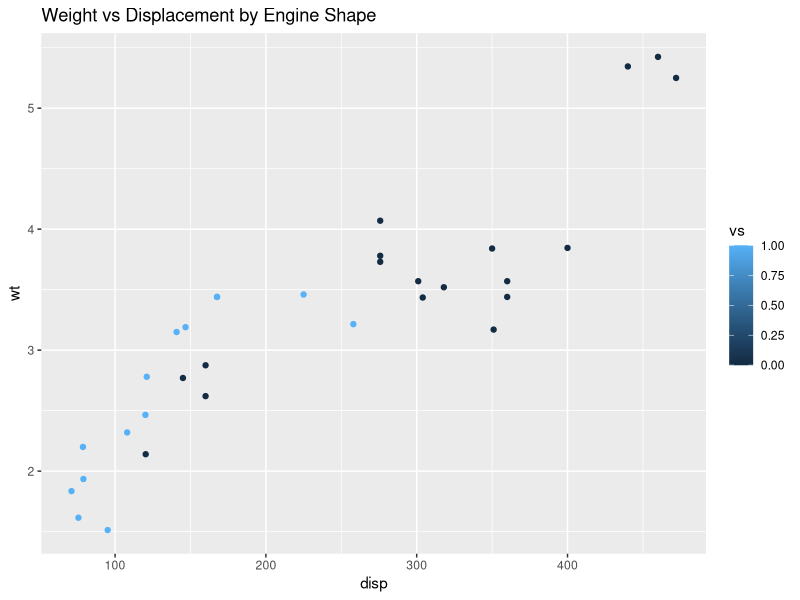
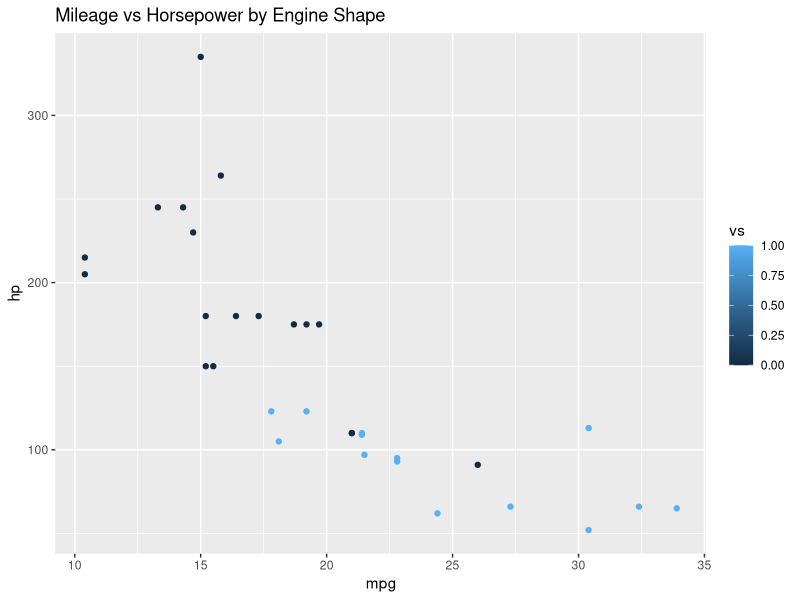
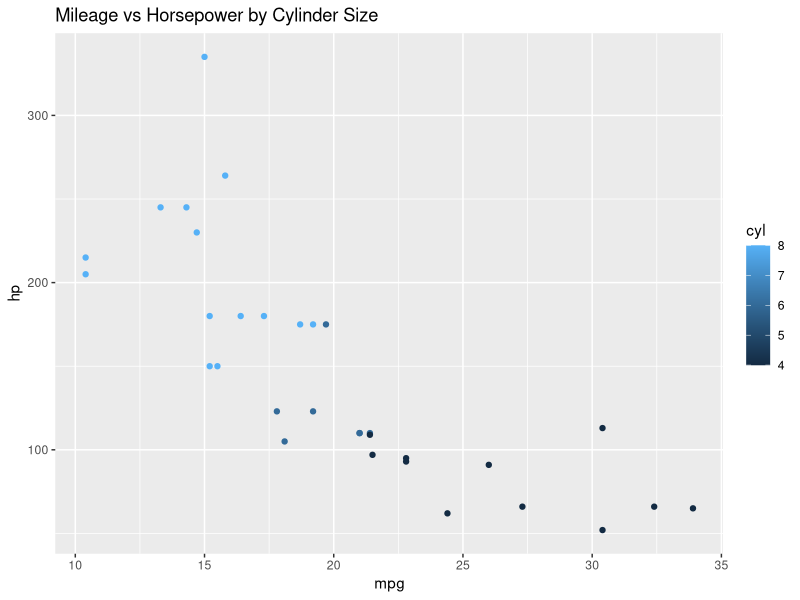
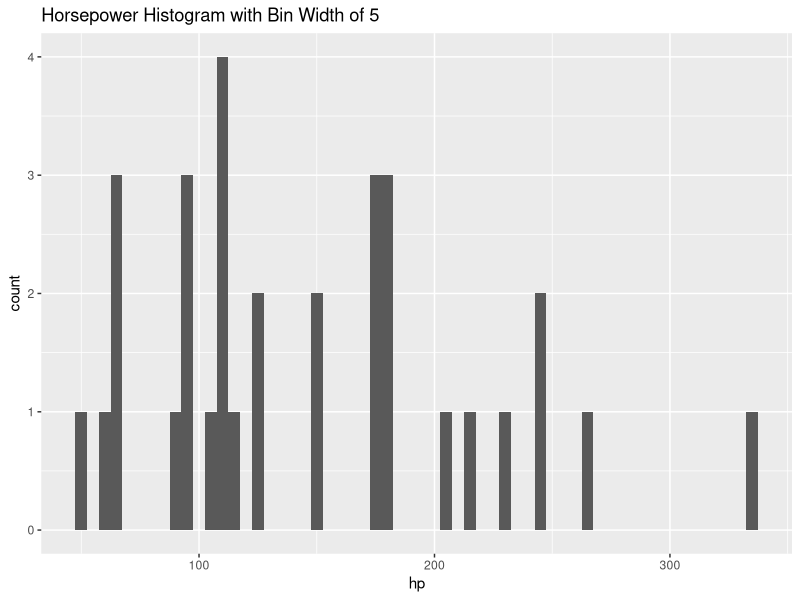

These figures' R source, in order:
library(ggplot2)
data=mtcars

# (i) weight vs displacement scatter plot factor by Engine Shape
ggplot (data, aes(x=disp, y=wt, color=vs)) + 
  geom_point() + ggtitle("Weight vs Displacement by Engine Shape")

# (ii) horsepower vs mileage scatter plot factor by Engine Shape
ggplot(data, aes(x=mpg, y=hp, color=vs)) + 
  geom_point() + ggtitle("Mileage vs Horsepower by Engine Shape")

# (iii) horsepower vs mileage scatter plot factor by Cylinder Size
ggplot(data, aes(x=mpg, y=hp, color=cyl)) + 
  geom_point() + ggtitle("Mileage vs Horsepower by Cylinder Size")

# (iv) histogram plot of horsepower with bin-width of 5
ggplot(data, aes(x=hp)) + 
  geom_histogram(binwidth=5) + 
  ggtitle("Horsepower Histogram with Bin Width of 5")
